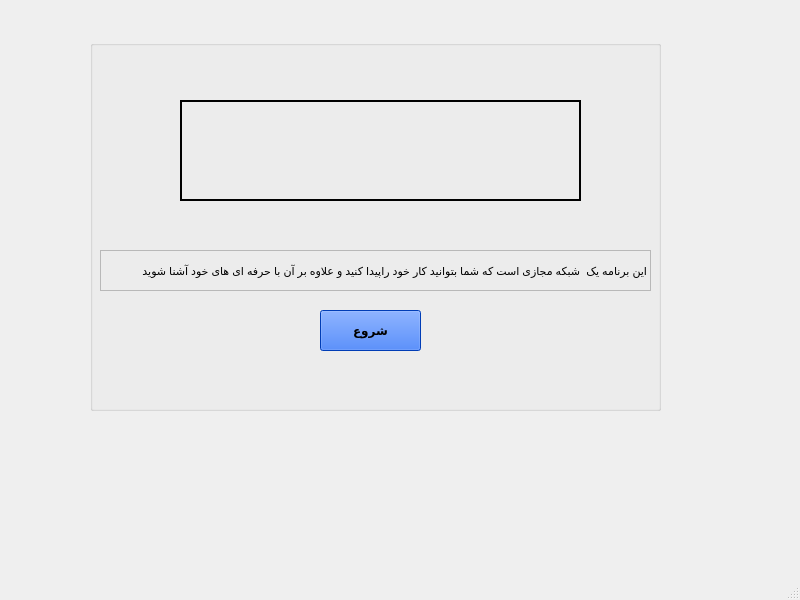
<?xml version="1.0" encoding="UTF-8"?>
<ui version="4.0">
 <class>MainWindow</class>
 <widget class="QMainWindow" name="MainWindow">
  <property name="geometry">
   <rect>
    <x>0</x>
    <y>0</y>
    <width>800</width>
    <height>600</height>
   </rect>
  </property>
  <property name="windowTitle">
   <string>MainWindow</string>
  </property>
  <property name="toolTip">
   <string>welcome to our page</string>
  </property>
  <widget class="QWidget" name="centralwidget">
   <widget class="QGroupBox" name="groupBox">
    <property name="geometry">
     <rect>
      <x>90</x>
      <y>40</y>
      <width>571</width>
      <height>371</height>
     </rect>
    </property>
    <property name="font">
     <font>
      <weight>75</weight>
      <bold>true</bold>
      <underline>false</underline>
     </font>
    </property>
    <property name="title">
     <string/>
    </property>
    <widget class="QPushButton" name="pushButton">
     <property name="geometry">
      <rect>
       <x>230</x>
       <y>270</y>
       <width>101</width>
       <height>41</height>
      </rect>
     </property>
     <property name="font">
      <font>
       <weight>75</weight>
       <italic>false</italic>
       <bold>true</bold>
       <underline>false</underline>
      </font>
     </property>
     <property name="toolTip">
      <string>welcome to uour page</string>
     </property>
     <property name="styleSheet">
      <string notr="true">background-color: rgb(0, 85, 255);</string>
     </property>
     <property name="text">
      <string>شروع</string>
     </property>
    </widget>
    <widget class="QLabel" name="label">
     <property name="geometry">
      <rect>
       <x>90</x>
       <y>60</y>
       <width>401</width>
       <height>101</height>
      </rect>
     </property>
     <property name="styleSheet">
      <string notr="true">image: url(:/new/prefix1/images (3).png);</string>
     </property>
     <property name="frameShape">
      <enum>QFrame::WinPanel</enum>
     </property>
     <property name="text">
      <string/>
     </property>
    </widget>
    <widget class="QLabel" name="label_2">
     <property name="geometry">
      <rect>
       <x>10</x>
       <y>210</y>
       <width>551</width>
       <height>41</height>
      </rect>
     </property>
     <property name="font">
      <font>
       <pointsize>8</pointsize>
       <weight>50</weight>
       <bold>false</bold>
       <underline>false</underline>
      </font>
     </property>
     <property name="frameShape">
      <enum>QFrame::StyledPanel</enum>
     </property>
     <property name="text">
      <string>این برنامه یک  شبکه مجازی است که شما بتوانید کار خود راپیدا کنید و علاوه بر آن با حرفه ای های خود آشنا شوید</string>
     </property>
    </widget>
   </widget>
  </widget>
  <widget class="QMenuBar" name="menubar">
   <property name="geometry">
    <rect>
     <x>0</x>
     <y>0</y>
     <width>800</width>
     <height>20</height>
    </rect>
   </property>
  </widget>
  <widget class="QStatusBar" name="statusbar"/>
 </widget>
 <resources/>
 <connections/>
</ui>
